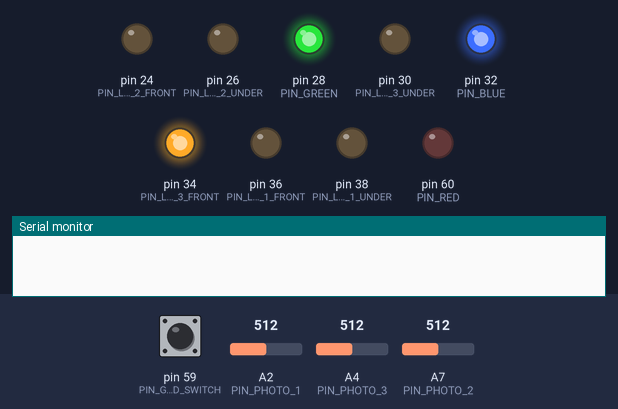
A sketch run on a simulated Arduino Mega 2560, built with avr-gcc and run on an emulated ATmega2560. Shown: output pins drawn as LEDs (lit = HIGH), the last lines printed to the serial monitor. Inputs (shaded band) come from the test bench; at power-on: pin 59 (PIN_GOLF_BALL_STAND_SWITCH) HIGH, A2 (PIN_PHOTO_1) = 512, A4 (PIN_PHOTO_3) = 512, A7 (PIN_PHOTO_2) = 512.

Above: at 1.2 s.
1.3 s: pin 59 (PIN_GOLF_BALL_STAND_SWITCH) pulled LOW for 0.15 s
At 4.4 s:
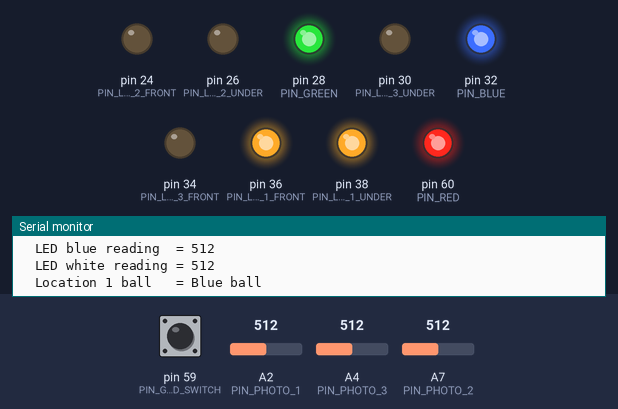
At 13.0 s:
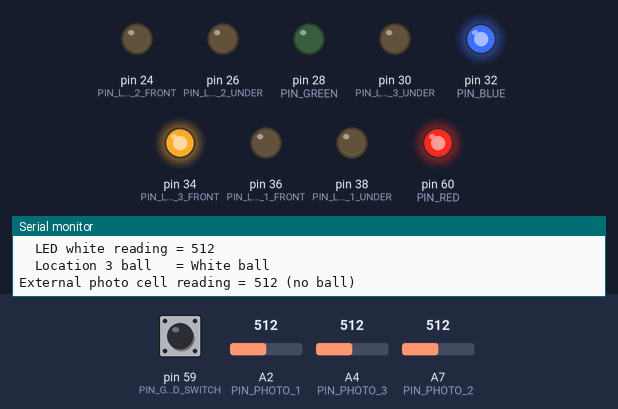
13.3 s: pin 59 (PIN_GOLF_BALL_STAND_SWITCH) pulled LOW for 1 s
At 20.0 s:
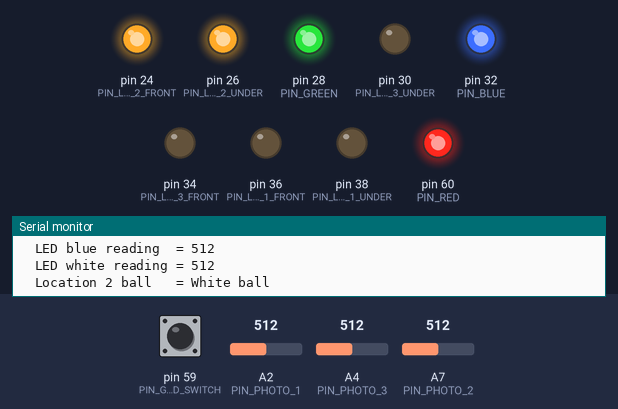
Timing chart, 0 to 21.3 s (numbered marks = the images above; inputs shaded):
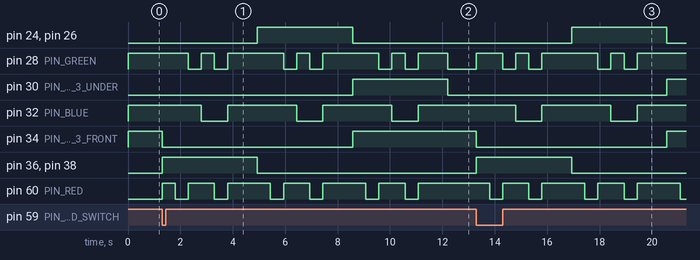

The sketch:

choose_golf_ball_value.ino
```cpp
#include <GolfBallStand.h>

GolfBallStand stand;
int ballColor_1, ballColor_2, ballColor_3;

void setup() {
  Serial.begin(9600);
  stand.setLedState(LED_RED, LOCATION_3, LED_FRONT);
}

void loop() {
  while(digitalRead(PIN_GOLF_BALL_STAND_SWITCH)) {
    // Do nothing until the switch is pressed.
  }
  ballColor_1 = stand.determineBallColor(LOCATION_1);
  Serial.print("  Location 1 ball   = ");
  printBallColor(ballColor_1);
  delay(1000);
  ballColor_2 = stand.determineBallColor(LOCATION_2);
  Serial.print("  Location 2 ball   = ");
  printBallColor(ballColor_2);
  delay(1000);
  ballColor_3 = stand.determineBallColor(LOCATION_3);
  Serial.print("  Location 3 ball   = ");
  printBallColor(ballColor_3);
  delay(1000);
  stand.setLedState(LED_GREEN, LOCATION_3, LED_FRONT);

  // External reading.
  int externalPhotoCellReading = stand.getAnalogReading(LOCATION_EXTERNAL);
  // Note, you don't have to use the library function.
  //int externalPhotoCellReading = analogRead(PIN_PHOTO_EXTERNAL);
  Serial.println();
  Serial.print("External photo cell reading = ");
  Serial.print(externalPhotoCellReading);
  Serial.println(externalPhotoCellReading > 950 ? " (ball present)" : " (no ball)");

  // Pretty lights for fun.
//  stand.setLedState(LED_RED, LOCATION_1 | LOCATION_2 | LOCATION_3, LED_UNDER | LED_FRONT);
//  delay(1000);
//  stand.setLedState(LED_GREEN, LOCATION_1 | LOCATION_2 | LOCATION_3, LED_UNDER | LED_FRONT);
//  delay(1000);
//  stand.setLedState(LED_BLUE, LOCATION_1 | LOCATION_2 | LOCATION_3, LED_UNDER | LED_FRONT);
//  delay(1000);
//  stand.setLedState(LED_WHITE, LOCATION_1 | LOCATION_2 | LOCATION_3, LED_UNDER | LED_FRONT);
//  delay(1000);
//  stand.setLedState(LED_OFF, 0, 0);
}

void printBallColor(int ballColor) {
  switch (ballColor) {
    case BALL_NONE:
      Serial.println("No ball");
      break;
    case BALL_BLACK:
      Serial.println("Black ball");
      break;
    case BALL_BLUE:
      Serial.println("Blue ball");
      break;
    case BALL_GREEN:
      Serial.println("Green ball");
      break;
    case BALL_RED:
      Serial.println("Red ball");
      break;
    case BALL_YELLOW:
      Serial.println("Yellow ball");
      break;
    case BALL_WHITE:
      Serial.println("White ball");
      break;
  }
}
```

GolfBallStand.cpp
```cpp
#include "Arduino.h"
#include "GolfBallStand.h"
#include <math.h>

int location1_red[5] = { 1023,440,851,977,408 };
int location1_green[5] = { 1023,731,602,933,481 };
int location1_blue[5] = { 1023,716,636,862,480 };
int location1_yellow[5] = { 1019,227,368,899,175 };
int location1_black[5] = { 1022,902,881,985,774 };
int location1_white[5] = { 1007,227,315,655,156 };

int location2_red[5] = { 1022,639,826,969,558 };
int location2_green[5] = { 1022,901,571,937,524 };
int location2_blue[5] = { 1022,913,653,868,579 };
int location2_yellow[5] = { 1020,444,380,906,273 };
int location2_black[5] = { 1022,967,863,976,801 };
int location2_white[5] = { 1010,389,290,661,207 };

int location3_red[5] = { 1023,654,965,932,597 };
int location3_green[5] = { 1022,930,866,855,702 };
int location3_blue[5] = { 1023,875,873,659,561 };
int location3_yellow[5] = { 1016,412,652,761,329 };
int location3_black[5] = { 1022,912,944,885,758 };
int location3_white[5] = { 1022,404,580,404,240 };

GolfBallStand::GolfBallStand() {
	_init();
}

void GolfBallStand::_init() {
	pinMode(PIN_LED_1_UNDER, OUTPUT);
	pinMode(PIN_LED_1_FRONT, OUTPUT);
	pinMode(PIN_LED_2_UNDER, OUTPUT);
	pinMode(PIN_LED_2_FRONT, OUTPUT);
	pinMode(PIN_LED_3_UNDER, OUTPUT);
	pinMode(PIN_LED_3_FRONT, OUTPUT);
	pinMode(PIN_RED, OUTPUT);
	pinMode(PIN_GREEN, OUTPUT);
	pinMode(PIN_BLUE, OUTPUT);
	pinMode(PIN_GOLF_BALL_STAND_SWITCH, INPUT_PULLUP);
	digitalWrite(PIN_LED_1_UNDER, LED_TRANSISTOR_OFF);
	digitalWrite(PIN_LED_1_FRONT, LED_TRANSISTOR_OFF);
	digitalWrite(PIN_LED_2_UNDER, LED_TRANSISTOR_OFF);
	digitalWrite(PIN_LED_2_FRONT, LED_TRANSISTOR_OFF);
	digitalWrite(PIN_LED_3_UNDER, LED_TRANSISTOR_OFF);
	digitalWrite(PIN_LED_3_FRONT, LED_TRANSISTOR_OFF);
	digitalWrite(PIN_RED, COLOR_TRANSISTOR_OFF);
	digitalWrite(PIN_GREEN, COLOR_TRANSISTOR_OFF);
	digitalWrite(PIN_BLUE, COLOR_TRANSISTOR_OFF);
}

void GolfBallStand::setLedState(int ledColor, int location,
		int underOrFront) {
	// Start by clearing off all LEDs and colors.
	digitalWrite(PIN_RED, COLOR_TRANSISTOR_OFF);
	digitalWrite(PIN_GREEN, COLOR_TRANSISTOR_OFF);
	digitalWrite(PIN_BLUE, COLOR_TRANSISTOR_OFF);
	digitalWrite(PIN_LED_1_UNDER, LED_TRANSISTOR_OFF);
	digitalWrite(PIN_LED_2_UNDER, LED_TRANSISTOR_OFF);
	digitalWrite(PIN_LED_3_UNDER, LED_TRANSISTOR_OFF);
	digitalWrite(PIN_LED_1_FRONT, LED_TRANSISTOR_OFF);
	digitalWrite(PIN_LED_2_FRONT, LED_TRANSISTOR_OFF);
	digitalWrite(PIN_LED_3_FRONT, LED_TRANSISTOR_OFF);

	// Decide which of the six LEDs to turn on.
	if ((location & LOCATION_1) && (underOrFront & LED_UNDER)) {
		digitalWrite(PIN_LED_1_UNDER, LED_TRANSISTOR_ON);
	}
	if ((location & LOCATION_1) && (underOrFront & LED_FRONT)) {
		digitalWrite(PIN_LED_1_FRONT, LED_TRANSISTOR_ON);
	}
	if ((location & LOCATION_2) && (underOrFront & LED_UNDER)) {
		digitalWrite(PIN_LED_2_UNDER, LED_TRANSISTOR_ON);
	}
	if ((location & LOCATION_2) && (underOrFront & LED_FRONT)) {
		digitalWrite(PIN_LED_2_FRONT, LED_TRANSISTOR_ON);
	}
	if ((location & LOCATION_3) && (underOrFront & LED_UNDER)) {
		digitalWrite(PIN_LED_3_UNDER, LED_TRANSISTOR_ON);
	}
	if ((location & LOCATION_3) && (underOrFront & LED_FRONT)) {
		digitalWrite(PIN_LED_3_FRONT, LED_TRANSISTOR_ON);
	}

	// Set the color.
	if (ledColor & LED_BLUE) {
		digitalWrite(PIN_BLUE, COLOR_TRANSISTOR_ON);
	}
	if (ledColor & LED_GREEN) {
		digitalWrite(PIN_GREEN, COLOR_TRANSISTOR_ON);
	}
	if (ledColor & LED_RED) {
		digitalWrite(PIN_RED, COLOR_TRANSISTOR_ON);
	}
}

int GolfBallStand::getAnalogReading(int location) {
	int photoReading = -1;
	switch (location) {
	case LOCATION_1:
		photoReading = analogRead(PIN_PHOTO_1);
		break;
	case LOCATION_2:
		photoReading = analogRead(PIN_PHOTO_2);
		break;
	case LOCATION_3:
		photoReading = analogRead(PIN_PHOTO_3);
		break;
	case LOCATION_EXTERNAL:
		photoReading = analogRead(PIN_PHOTO_EXTERNAL);
		break;
	}
	return photoReading;
}

int GolfBallStand::determineBallColor(int location) {
	setLedState(LED_OFF, location, LED_UNDER_AND_FRONT);
	delay(TIME_DELAY);
	int offReading = getAnalogReading(location);

	setLedState(LED_RED, location, LED_UNDER_AND_FRONT);
	delay(TIME_DELAY);
	int redReading = getAnalogReading(location);

	setLedState(LED_GREEN, location, LED_UNDER_AND_FRONT);
	delay(TIME_DELAY);
	int greenReading = getAnalogReading(location);

	setLedState(LED_BLUE, location, LED_UNDER_AND_FRONT);
	delay(TIME_DELAY);
	int blueReading = getAnalogReading(location);

	setLedState(LED_WHITE, location, LED_UNDER_AND_FRONT);
	delay(TIME_DELAY);
	int whiteReading = getAnalogReading(location);

	setLedState(LED_OFF, location, LED_UNDER_AND_FRONT);

	Serial.println();
	Serial.print("Readings for location ");
	Serial.println(location == LOCATION_3 ? 3 : location);
	Serial.print("  LED off reading   = ");
	Serial.println(offReading);
	Serial.print("  LED red reading   = ");
	Serial.println(redReading);
	Serial.print("  LED green reading = ");
	Serial.println(greenReading);
	Serial.print("  LED blue reading  = ");
	Serial.println(blueReading);
	Serial.print("  LED white reading = ");
	Serial.println(whiteReading);

	int values[5] = { offReading, redReading,greenReading,blueReading,whiteReading };
	double red_dist, blue_dist, green_dist, white_dist, black_dist, yellow_dist;

	switch (location) {
	case(LOCATION_1) :
		red_dist = calcBallValue(values, location1_red);
		blue_dist = calcBallValue(values, location1_blue);
		green_dist = calcBallValue(values, location1_green);
		white_dist = calcBallValue(values, location1_white);
		black_dist = calcBallValue(values, location1_black);
		yellow_dist = calcBallValue(values, location1_yellow);
		break;
	case(LOCATION_2) :
		red_dist = calcBallValue(values, location2_red);
		blue_dist = calcBallValue(values, location2_blue);
		green_dist = calcBallValue(values, location2_green);
		white_dist = calcBallValue(values, location2_white);
		black_dist = calcBallValue(values, location2_black);
		yellow_dist = calcBallValue(values, location2_yellow);
		break;
	case(LOCATION_3) :
		red_dist = calcBallValue(values, location3_red);
		blue_dist = calcBallValue(values, location3_blue);
		green_dist = calcBallValue(values, location3_green);
		white_dist = calcBallValue(values, location3_white);
		black_dist = calcBallValue(values, location3_black);
		yellow_dist = calcBallValue(values, location3_yellow);
		break;
	default:
		Serial.print("BAD INPUT");
		return BALL_NONE;
		break;
	}

	double dists[6] = { red_dist,blue_dist, green_dist, white_dist, black_dist, yellow_dist };
	int minIndex = findMin(dists);

	//Debugging
	// for(int i=0;i<sizeof(dists)/sizeof(dists[0]);i++){
		// Serial.println(dists[i]);
	// }
	// Serial.println(minIndex);
	//Debugging

	int returnArray[6] = {BALL_RED,BALL_BLUE,BALL_GREEN,BALL_WHITE,BALL_BLACK,BALL_YELLOW};
	return returnArray[minIndex];
}

double GolfBallStand::calcBallValue(int foundArray[], int valueArray[]) {
	return sqrt(pow(foundArray[0] - valueArray[0], 2) + pow(foundArray[1] - valueArray[1], 2) +
		pow(foundArray[2] - valueArray[2], 2) + pow(foundArray[3] - valueArray[3], 2) +
		pow(foundArray[4] - valueArray[4], 2));
}

int GolfBallStand::findMin(double values[]) {
	int minIndex = 0;
	for (int i = 1; i < 6; i++) {
		if (values[i] < values[minIndex]) {
			minIndex = i;
		}
	}
	return minIndex;
}
```

GolfBallStand.h
```cpp
#ifndef GolfBallStand_h
#define GolfBallStand_h

#include "Arduino.h"

/**
 * IO pins on the Golf Ball Stand
 *	8 pin connector
 *	  blue   - 38 Led Location 1 Under
 *	  orange - 36 Led Location 1 Front
 *	  black  - 34 Led Location 3 Front
 *	  red    - 32 Blue
 *	  green  - 30 Led Location 3 Under
 *	  yellow - 28 Green
 *	  brown  - 26 Led Location 2 Under
 *	  white  - 24 Led Location 2 Front
 *
 *	6 pin connector
 *	  blue   - A2 56 Photo Location 1
 *	  yellow - A3 57 Photo External
 *	  green  - A4 58 Photo Location 3
 *	  orange - A5 59 Switch
 *	  black  - A6 60 Red
 *	  white  - A7 61 Photo Location 2
 */

#define PIN_LED_1_UNDER 		38
#define PIN_LED_1_FRONT 		36
#define PIN_LED_2_UNDER 		26
#define PIN_LED_2_FRONT 		24
#define PIN_LED_3_UNDER 		30
#define PIN_LED_3_FRONT 		34

// Analog pin numbers
#define PIN_PHOTO_1 			2
#define PIN_PHOTO_2 			7
#define PIN_PHOTO_3 			4
#define PIN_PHOTO_EXTERNAL 		3

#define PIN_RED 				60
#define PIN_GREEN 				28
#define PIN_BLUE 				32

#define PIN_GOLF_BALL_STAND_SWITCH	59

// PNP transistors (colors) are on when the base is LOW.
// NPN transistors (led number) are on when the base is HIGH.
#define COLOR_TRANSISTOR_ON		LOW
#define COLOR_TRANSISTOR_OFF	HIGH
#define LED_TRANSISTOR_ON		HIGH
#define LED_TRANSISTOR_OFF		LOW

// LED colors
#define LED_OFF			0x00
#define LED_BLUE		0x01
#define LED_GREEN		0x02
#define LED_CYAN		0x03
#define LED_RED			0x04
#define LED_PURPLE		0x05
#define LED_YELLOW		0x06
#define LED_WHITE		0x07

// Ball colors.
#define BALL_NONE		-1
#define BALL_BLACK		0
#define BALL_BLUE		1
#define BALL_GREEN 		2
#define BALL_RED 		3
#define BALL_YELLOW 	4
#define BALL_WHITE 		5

// Locations
#define LOCATION_EXTERNAL	0x00
#define LOCATION_1			0x01
#define LOCATION_2			0x02
#define LOCATION_3			0x04

// Front / Back location
#define LED_FRONT			0x01
#define LED_UNDER			0x02
#define LED_UNDER_AND_FRONT	0x03

#define TIME_DELAY			500

class GolfBallStand
{
  public:
    GolfBallStand();
    void setLedState(int ledColor, int location, int underOrFront);
    int getAnalogReading(int location);
    int determineBallColor(int location);
  private:
	  double calcBallValue(int foundArray[], int valueArray[]);
	  int findMin(double values[]);
  protected:
    void _init(void);
};

#endif
```

Measured:
- after the input at 1.3 s, pin 24 (PIN_LED_2_FRONT), pin 26 (PIN_LED_2_UNDER): LOW → HIGH after 3.6 s, → LOW 3.6 s later
- after the input at 13.3 s, pin 24 (PIN_LED_2_FRONT), pin 26 (PIN_LED_2_UNDER): LOW → HIGH after 3.6 s, → LOW 3.6 s later
